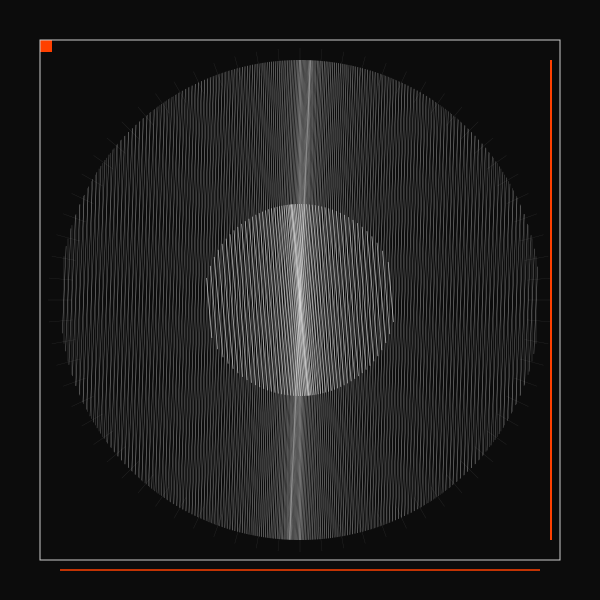

The Python source for this figure:
import cairo
import math
import random

# Setup
width, height = 600, 600 # Square format for radial symmetry
surface = cairo.ImageSurface(cairo.FORMAT_ARGB32, width, height)
ctx = cairo.Context(surface)

# Background - Deep Matte Black
ctx.set_source_rgb(0.05, 0.05, 0.05)
ctx.paint()

def draw_modulated_grid(cx, cy, rotation, num_lines, radius, color, alpha, weight):
    """
    Draws a grid of lines that converge toward a central axis, 
    modulated by a rotation parameter to induce Moiré interference.
    """
    ctx.save()
    ctx.translate(cx, cy)
    ctx.rotate(rotation)
    
    ctx.set_source_rgba(color[0], color[1], color[2], alpha)
    ctx.set_line_width(weight)
    
    # Non-linear scaling: lines are denser towards the center
    # Using a power function to distribute angles
    for i in range(num_lines):
        # Normalize i to -1 to 1
        t = (i / (num_lines - 1)) * 2 - 1
        # Apply power to pull values toward 0 (the center)
        # Sign preserved to keep distribution across the diameter
        sign = 1 if t >= 0 else -1
        offset = sign * (abs(t) ** 1.5) * radius
        
        # Draw vertical-ish lines across the circular field
        length = math.sqrt(max(0, radius**2 - offset**2))
        ctx.move_to(offset, -length)
        ctx.line_to(offset, length)
        ctx.stroke()
        
    ctx.restore()

def draw_accent_elements(cx, cy, radius):
    """
    Adds Swiss-style geometric accents to break the symmetry
    and provide focal points of high saturation.
    """
    # International Orange accent
    accent_color = (1.0, 0.25, 0.0) 
    
    ctx.save()
    ctx.translate(cx, cy)
    
    # Small heavy-weight square as a rhythmic interruption
    ctx.set_source_rgb(*accent_color)
    side = 12
    ctx.rectangle(-radius - 20, -radius - 20, side, side)
    ctx.fill()
    
    # A single precise 'data' line
    ctx.set_line_width(1.5)
    ctx.move_to(-radius, radius + 30)
    ctx.line_to(radius, radius + 30)
    ctx.stroke()
    
    # Label-like geometry
    ctx.rectangle(radius + 10, -radius, 2, radius * 2)
    ctx.fill()
    
    ctx.restore()

# --- Main Composition ---

center_x, center_y = width / 2, height / 2
base_radius = 240
line_count = 180

# Layer 1: The Base Grid (Static reference)
# High density, low opacity creates the "optical gray"
draw_modulated_grid(
    center_x, center_y, 
    rotation=0, 
    num_lines=line_count, 
    radius=base_radius, 
    color=(0.9, 0.9, 0.9), 
    alpha=0.3, 
    weight=0.5
)

# Layer 2: The Interfering Grid (Slightly rotated)
# The 1.5 to 3 degree offset is the "sweet spot" for moiré patterns
draw_modulated_grid(
    center_x, center_y, 
    rotation=math.radians(2.5), 
    num_lines=line_count, 
    radius=base_radius, 
    color=(1.0, 1.0, 1.0), 
    alpha=0.4, 
    weight=0.5
)

# Layer 3: Recursive Central Detail
# Nested smaller grid with different density to create hierarchical depth
draw_modulated_grid(
    center_x, center_y, 
    rotation=math.radians(-5.0), 
    num_lines=60, 
    radius=base_radius * 0.4, 
    color=(1.0, 1.0, 1.0), 
    alpha=0.6, 
    weight=0.8
)

# Layer 4: Mathematical Texture (Radial harmonics)
# Connecting the grids with subtle radial ticks
ctx.set_source_rgba(1, 1, 1, 0.15)
ctx.set_line_width(0.3)
for i in range(72):
    angle = (i / 72) * math.pi * 2
    inner = base_radius * 0.95
    outer = base_radius * 1.05
    ctx.move_to(center_x + math.cos(angle) * inner, center_y + math.sin(angle) * inner)
    ctx.line_to(center_x + math.cos(angle) * outer, center_y + math.sin(angle) * outer)
    ctx.stroke()

# Layer 5: Visual Accents
draw_accent_elements(center_x, center_y, base_radius)

# Final Framing: Minimalist border
ctx.set_source_rgb(0.8, 0.8, 0.8)
ctx.set_line_width(1)
margin = 40
ctx.rectangle(margin, margin, width - margin*2, height - margin*2)
ctx.stroke()

# IMPORTANT: No surface.write_to_png()
